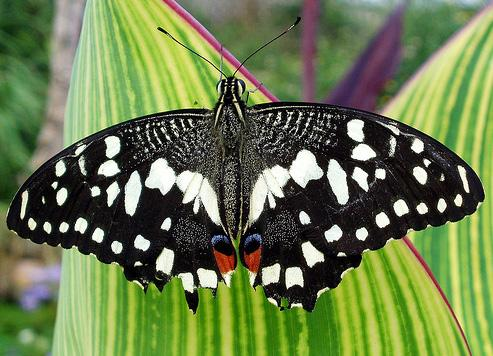
#> input picture test_images/butterfly.jpg, 493 x 356 px, found by its file name
$ jupyter execute --allow-errors 2020ImageProcessing_Problem5_6.ipynb   (shell and % lines are left out)
#> lines starting #> are read from the running program, lines starting #| are printed output that depends on the picture
[cell 1]
import cv2 #　opencvのインポート
import matplotlib
import matplotlib.pyplot as plt # matplotlib(描画用)

print('opencv version: ' + cv2.__version__)
print('matplotlib version: ' + matplotlib.__version__)

[cell 2]
# このセルはGoogle Colaboratory使用時のみ必要
from google.colab import files
f = files.upload() # ファイルアップロード
#> the answer given: GINja.png

cv2.CannyによってCanny法によるエッジ検出を実装した

[cell 3]
def showCannyEdges(img_path, minVal=100, maxVal=200, aperture_size=3, L2gradient=False, withOriginal=True):
#> called with img_path = 'butterfly.jpg', minVal = 100, maxVal = 200, aperture_size = 3, L2gradient = False, withOriginal = True
  img = cv2.imread(img_path)
#> img is the input picture: shape (356, 493, 3); mean B, G, R 77.2, 123.6, 107
  img = cv2.cvtColor(img, cv2.COLOR_BGR2RGB)
  img_gry = cv2.cvtColor(img, cv2.COLOR_RGB2GRAY)
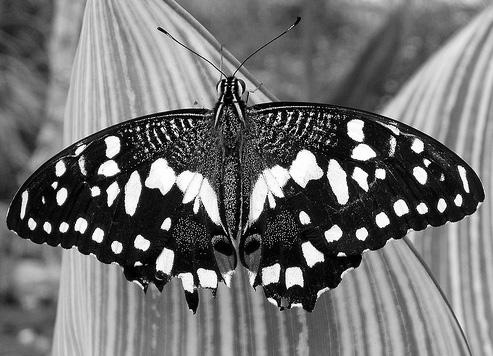
#> img_gry: shape (356, 493); min 0, max 255, mean 113.3
  edges = cv2.Canny(img_gry, minVal, maxVal)
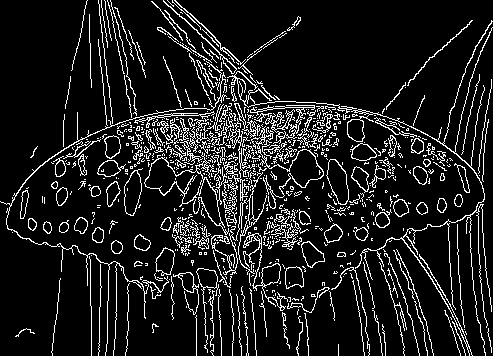
#> edges: shape (356, 493); 11.4% white in thin lines or dots
#> pass 2 of the loop `for path in read_path:`:
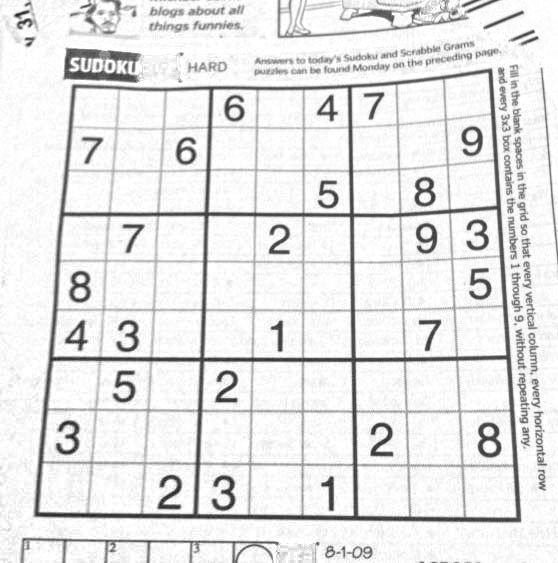
#> input picture test_images/GINja.png, 558 x 563 px, found by its file name
#> in showCannyEdges, img is the input picture: shape (563, 558, 3); min 27, max 255, mean 229.5
#> img_gry: shape (563, 558)
#> in showCannyEdges (call 2), `edges = cv2.Canny(img_gry, minVal, maxVal)`:
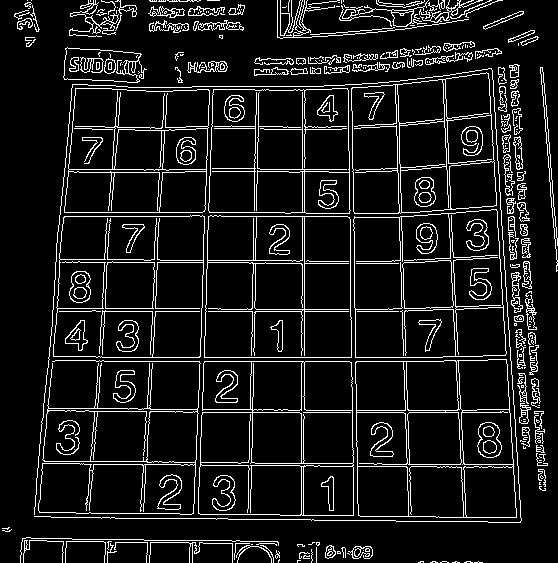
#> edges: shape (563, 558); 9.9% white in thin lines or dots
#> pass 3 of the loop `for path in read_path:`:
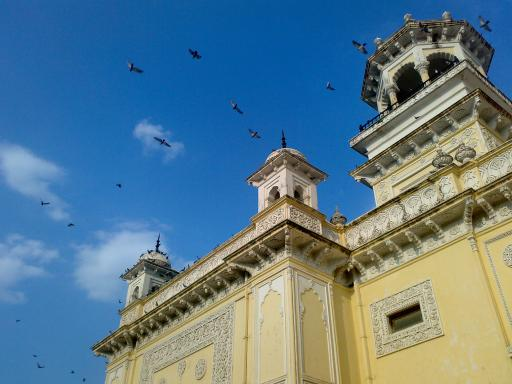
#> input picture test_images/home.jpg, 512 x 384 px, found by its file name
#> in showCannyEdges, img is the input picture: shape (384, 512, 3); mean B, G, R 141.2, 123.9, 91.6
#> in showCannyEdges (call 3), `img_gry = cv2.cvtColor(img, cv2.COLOR_RGB2GRAY)`:
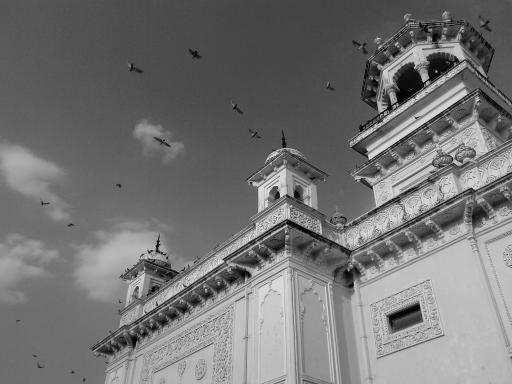
#> img_gry: shape (384, 512); min 0, max 252, mean 116.2
#> in showCannyEdges (call 3), `edges = cv2.Canny(img_gry, minVal, maxVal)`:
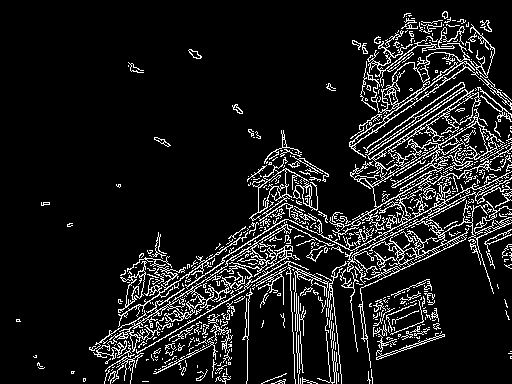
#> edges: shape (384, 512); 10.5% white in thin lines or dots

  plt.figure(figsize=(12, 6))
  if withOriginal:
    plt.subplot(121),plt.imshow(img,cmap = 'gray')
    plt.title('Original Image'), plt.xticks([]), plt.yticks([])
  plt.subplot(122),plt.imshow(edges,cmap = 'gray')
  plt.title('Edge Image'), plt.xticks([]), plt.yticks([])
